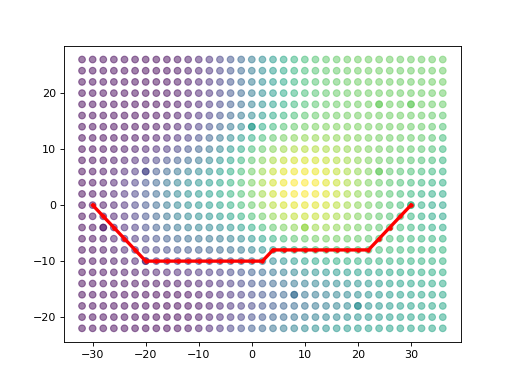

This figure's Python source:
# Compared to the example in which we modify the graph, here we will just use a different
# edge cost for the calculation.

# Calculate energy expenditure of the graph edges, which internally allows access to this weight
CalculateEnergyExpenditure(graph)
# >>>
# Get the key
energy_cost_key = CostAlgorithmKeys.ENERGY_EXPENDITURE
# >>>
# Call the shortest path again, with the optional cost type
energy_path = DijkstraShortestPath(graph, start_id, end_id, energy_cost_key)
# >>>
# As the cost array is numpy, simple operations to sum the total cost can be calculated
path_sum = np.sum(energy_path['cost_to_next'])
print('Total path cost: ', path_sum)
# Total path cost:  377.05716

# Get the x,y,z values of the nodes at the given path ids
path_xyz = np.take(nodes[['x','y','z']], energy_path['id'])
# >>>
# Extract the xyz locations of the nodes
x_nodes, y_nodes, z_nodes = nodes['x'], nodes['y'], nodes['z']
# >>>
# Extract the xyz locations of the path nodes
x_path, y_path, z_path = path_xyz['x'], path_xyz['y'], path_xyz['z']
# >>>
# Plot the graph
plt.scatter(x_nodes, y_nodes, c=z_nodes, alpha=0.5) # doctest: +SKIP
plt.plot(x_path,y_path, c="red", marker='.',linewidth=3) # doctest: +SKIP
plt.show() # doctest: +SKIP
